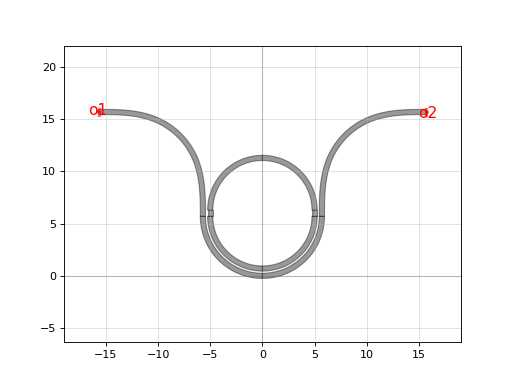

The script that drew this image:
import gdsfactory as gf

c = gf.components.ring_single_bend_coupler(radius=5.0, gap=0.2, coupling_angle_coverage=180.0, length_y=0.6, cross_section_inner='strip', cross_section_outer='strip')
c.plot()
